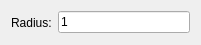
<?xml version="1.0" encoding="UTF-8"?>
<ui version="4.0">
 <class>ExMinimal2</class>
 <widget class="QWidget" name="ExMinimal2">
  <property name="geometry">
   <rect>
    <x>0</x>
    <y>0</y>
    <width>201</width>
    <height>45</height>
   </rect>
  </property>
  <layout class="QHBoxLayout">
   <item>
    <widget class="QLabel" name="RadiusLabel">
     <property name="text">
      <string>Radius:</string>
     </property>
     <property name="buddy">
      <cstring>Radius</cstring>
     </property>
    </widget>
   </item>
   <item>
    <widget class="RMathLineEdit" name="Radius">
     <property name="text">
      <string notr="true">1</string>
     </property>
    </widget>
   </item>
  </layout>
 </widget>
 <customwidgets>
  <customwidget>
   <class>RMathLineEdit</class>
   <extends>QLineEdit</extends>
   <header>RMathLineEdit.h</header>
  </customwidget>
 </customwidgets>
 <resources/>
 <connections/>
</ui>
